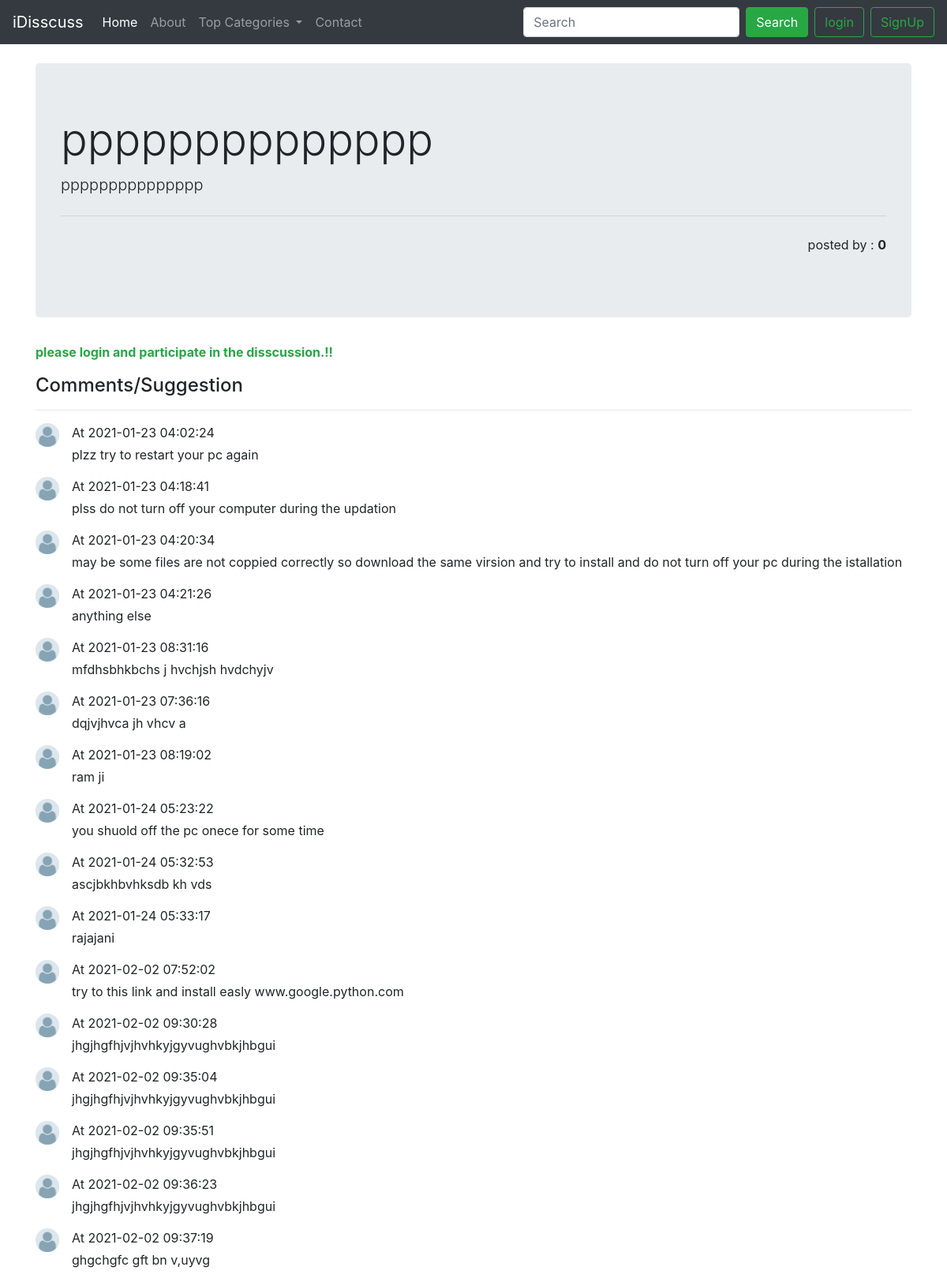
/thread.php?tid=3, run on the app's committed database.
### tables this page shows
CREATE TABLE `thread` (
  `thread_id` int(7) NOT NULL,
  `thread_title` varchar(255) NOT NULL,
  `thread_desc` varchar(255) NOT NULL,
  `T_username` varchar(20) NOT NULL,
  `categories_id` int(7) NOT NULL,
  `tread_time` datetime NOT NULL DEFAULT current_timestamp()
);

CREATE TABLE `commenr` (
  `sno` int(8) NOT NULL,
  `comments` text NOT NULL,
  `comments_id` int(7) NOT NULL,
  `Time` timestamp NOT NULL DEFAULT current_timestamp() ON UPDATE current_timestamp()
);

### thread.php (the view, shortened to what this page needs)
<!doctype html>
<html lang="en">
<head>
    <link rel="stylesheet" href="https://maxcdn.bootstrapcdn.com/bootstrap/4.0.0/css/bootstrap.min.css"
>
</head>
<body>
    <?php include 'partials/_header.php';?>
    <?php
$catid=$_GET['tid'];
$sql = "SELECT*FROM `thread` WHERE thread_id =$catid ";
$result =mysqli_query($conn,$sql);
while($rows=mysqli_fetch_assoc($result))
{
    $name =$rows['thread_title'];
    $desc=$rows['thread_desc'];
    $t_u_name=$rows['T_username'];
    echo'   <div class="container my-4">
            <div class="jumbotron">
            <h3 class="display-4">   '.$name. ' </h3>
    <p class="lead"> '.$desc.'</p>
    <hr class="my-4">
        <p class="text-right">posted by : <b>'.$t_u_name.'</b></p>
    </p>
    </div>
    </div>';
    }
    ?>
    <div class="container">
        <?php
    if(isset($_SESSION['loggedin']) && $_SESSION['loggedin']==true)
    {
      echo '  <form action='.$_SERVER['REQUEST_URI'].' method="post">
            <label for="comment">Solution for the Above Dobt/Comment</label>
            <textarea class="form-control" id="comment" name="suggestion" rows="3"
                placeholder="type some suggestion.."></textarea>
            <button type="submit" class="btn btn-success my-2">Submit</button>
        </form>';
    }
    else{
        echo '<p class="text-success"><b>please login and participate in the disscussion.!!</b></p>';
    }
        ?>
    </div>
    <div class="container">
        <h4>Comments/Suggestion</h4>
        <hr>
        <?php
   if(isset($_SESSION['loggedin']) && $_SESSION['loggedin']==true)
   {
    $commentid=$_GET['tid'];
    $sql="SELECT * FROM `commenr` WHERE comments_id='$commentid'";
    $result=mysqli_query($conn,$sql);
   while($rows=mysqli_fetch_assoc($result))
   {
     $comment=$rows['comments'];
     $commenttime=$rows['Time'] ;
     echo '  <ul class="list-unstyled">
     <li class="media">
         <img class="mr-3" src="user_image/user1.png" width="30" height="30" alt="Generic placeholder image">
         <div class="media-body">
         <p class="mt-0 mb-1">posted by:<strong>' .$_SESSION['username']. '</strong>At '.$commenttime.'</p>
          '. $comment.'
         </div>
     </li>
     </ul>';
   }
   }
   else{
    $sql="SELECT * FROM `commenr`";
    $result=mysqli_query($conn,$sql);
   while($rows=mysqli_fetch_assoc($result))
   {
     $comment=$rows['comments'];
     $commenttime=$rows['Time'] ;
     echo '  <ul class="list-unstyled">
     <li class="media">
         <img class="mr-3" src="user_image/user1.png" width="30" height="30" alt="Generic placeholder image">
         <div class="media-body">
         <p class="mt-0 mb-1">At '.$commenttime.'</p>
          '. $comment.'
         </div>
     </li>
     </ul>';
   }
   }
    ?>
    </div>
</body>
</html>

### data on the page
thread: thread_title "pppppppppppppp", thread_desc "ppppppppppppppp", T_username "0"
commenr: Time "2021-01-23 04:02:24", comments "plzz try to restart your pc again"
commenr: Time "2021-01-23 04:18:41", comments "plss do not turn off your computer during the updation"
commenr: Time "2021-01-23 04:20:34", comments "may be some files are not coppied correctly so download the same virsion and try to install and do not turn off your pc during the istallation"
commenr: Time "2021-01-23 04:21:26", comments "anything else"
commenr: Time "2021-01-23 08:31:16", comments "mfdhsbhkbchs j hvchjsh hvdchyjv"
commenr: Time "2021-01-23 07:36:16", comments "dqjvjhvca jh vhcv a"
commenr: Time "2021-01-23 08:19:02", comments "ram ji"
commenr: Time "2021-01-24 05:23:22", comments "you shuold off the pc onece for some time"
commenr: Time "2021-01-24 05:32:53", comments "ascjbkhbvhksdb kh vds"
commenr: Time "2021-01-24 05:33:17", comments "rajajani"
commenr: Time "2021-02-02 07:52:02", comments "try to this link and install easly www.google.python.com"
commenr: Time "2021-02-02 09:30:28", comments "jhgjhgfhjvjhvhkyjgyvughvbkjhbgui"
commenr: Time "2021-02-02 09:35:04", comments "jhgjhgfhjvjhvhkyjgyvughvbkjhbgui"
commenr: Time "2021-02-02 09:35:51", comments "jhgjhgfhjvjhvhkyjgyvughvbkjhbgui"
commenr: Time "2021-02-02 09:36:23", comments "jhgjhgfhjvjhvhkyjgyvughvbkjhbgui"
commenr: Time "2021-02-02 09:37:19", comments "ghgchgfc gft bn v,uyvg"
